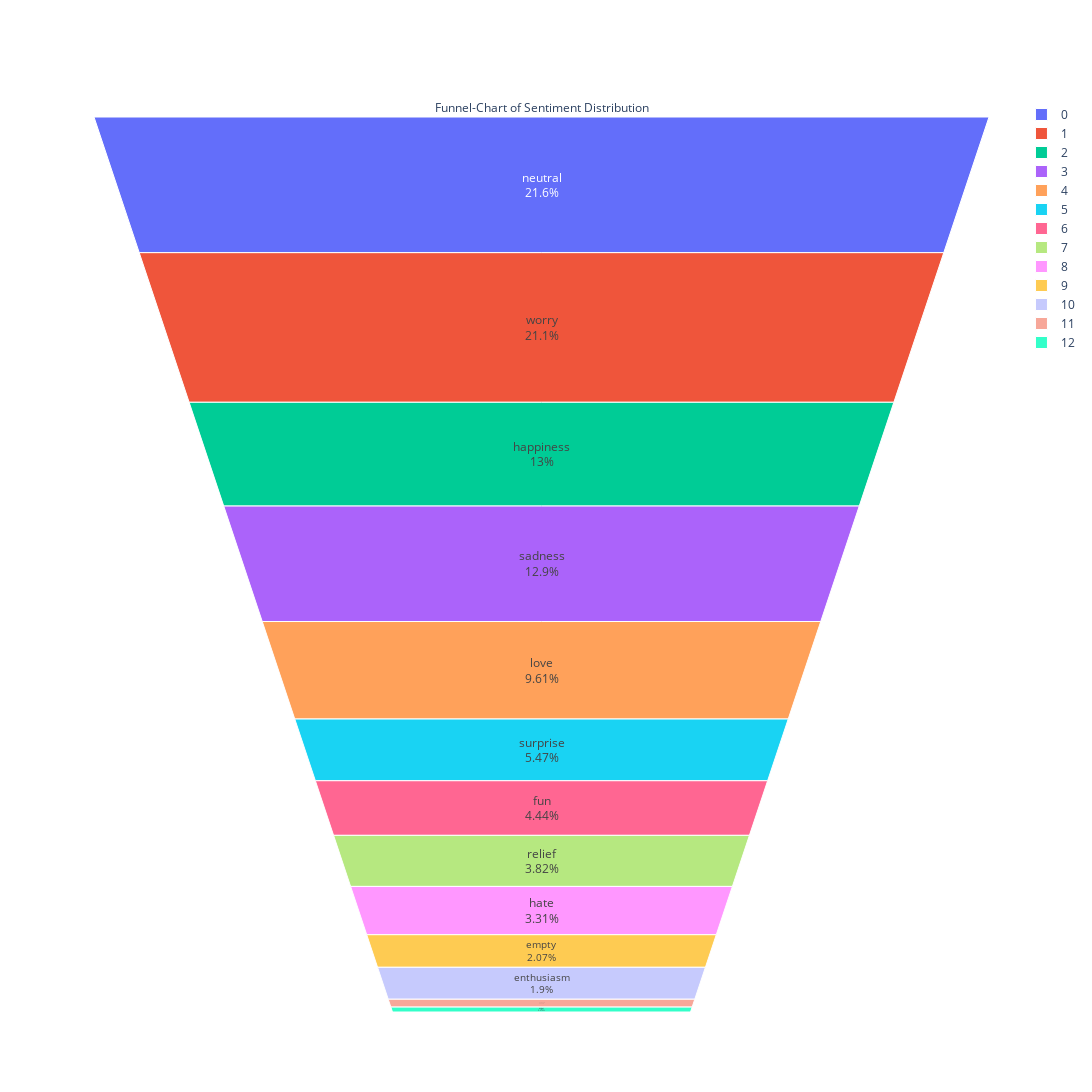

Notebook code cell kept with this figure:
### Code cell
# Use funnel char for better visualization
fig = go.Figure(go.Funnelarea(
    text =temp.sentiment,
    values = temp.content,
    title = {"position": "top center", "text": "Funnel-Chart of Sentiment Distribution"}
    ))
fig.update_layout(
    autosize=False,
    width=1600,
    height=1600,)
fig.show()

### Figure 1 — Plotly figure (JSON) as saved in the notebook; plotly's stock layout.template omitted (floating-point values rounded to 4 significant figures)
{"data": [{"text": ["neutral", "worry", "happiness", "sadness", "love", "surprise", "fun", "relief", "hate", "empty", "enthusiasm", "boredom", "anger"], "title": {"position": "top center", "text": "Funnel-Chart of Sentiment Distribution"}, "type": "funnelarea", "values": [8638, 8459, 5209, 5165, 3842, 2187, 1776, 1526, 1323, 827, 759, 179, 110]}], "layout": {"autosize": false, "height": 1600, "width": 1600}}
